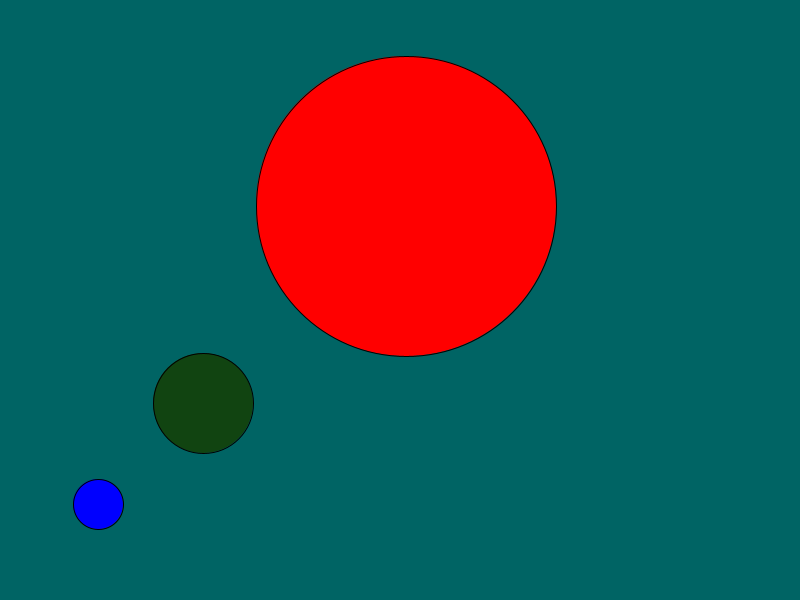
Frame 1 (no input)
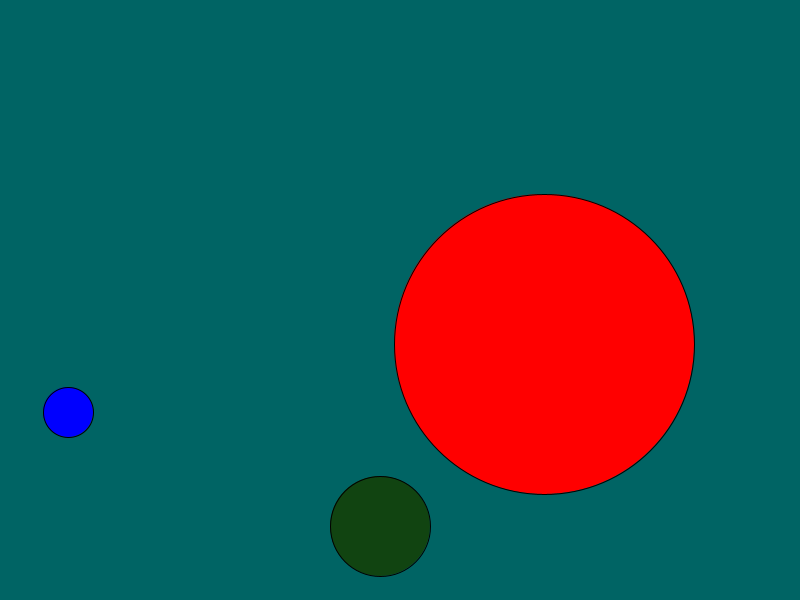
Frame 60 (the mouse pressed at the canvas centre just before this capture)
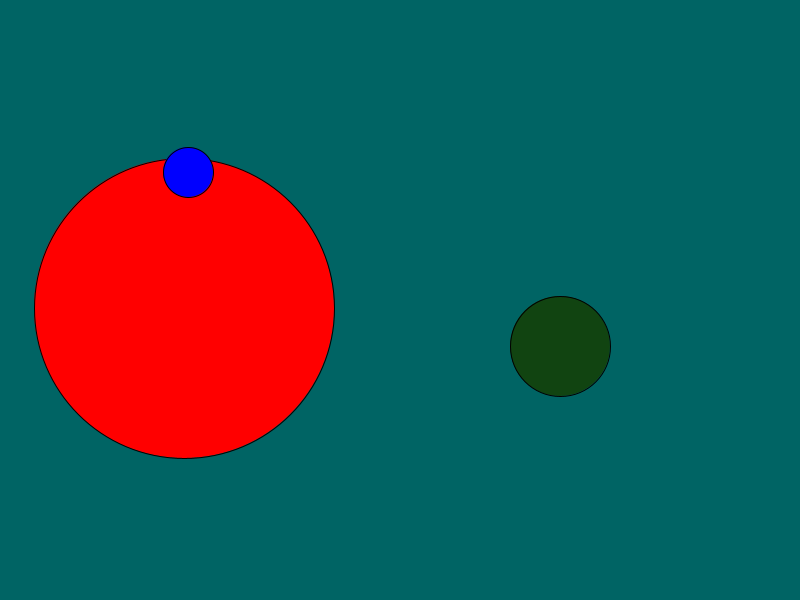
Frame 120 (the mouse held since frame 60 and released just before this capture)

The Processing sketch that drew these frames (run headless with seeded random() and noise(); from frame 60 on, the mouse is pressed at the canvas centre):

// Processing sketch: Q2
// ── Q2.pde
// A List to store all of the balls.
ArrayList<Ball> balls;

void setup()
{
  size(800, 600);
  background(0, 100, 100);

  balls = new ArrayList<Ball>();

  balls.add(new Ball(200, 400, 50, #114411, 3, 3));
  balls.add(new Ball(400, 200, 150, #FF0000, 6, 6));
  balls.add(new Ball(100, 500, 25, #0000FF, -2, 4));
  println("The size of balls is: " + balls.size());
}


void draw()
{
  background(0, 100, 100);

  for ( Ball currentBall : balls)
  {
    currentBall.move();
    currentBall.draw();
  }
}

void mouseReleased() {
  balls.add(new Ball(mouseX, mouseY, int(random(25,100)), (color)(random(#FFFFFF)),int(random(-5,6)), int(random(-5,6))));
}

// Goes in the Ball tab

// ── Ball.pde

class Ball
{
  // Location
  int x;
  int y;

  int radius; // Size

  // Speed for moving the ball
  int xSpeed;
  int ySpeed;

  // Color
  color colour;

  Ball(int xArg, int yArg, int radiusArg, color colourArg, int xSpeedArg, int ySpeedArg)
  {
    x = xArg;
    y = yArg;
    radius = radiusArg;
    colour = colourArg;
    xSpeed = xSpeedArg;
    ySpeed = ySpeedArg;
  }

  void draw()
  {
    fill(colour);
    ellipse(x, y, radius*2, radius*2);
  }

  void move()
  {
    // Move the ball
    x=x+xSpeed;
    y=y+ySpeed;

    // Check to see if the ball is hitting an edge.
    // See if the face is at the right side.
    if (x+radius>width)
    {
      // At the right side
      xSpeed = -1*abs(xSpeed);
    } else if (x<radius)
    {
      // At the left side
      xSpeed = abs(xSpeed);
    }

    // See if the face is at the bottom or top.
    if (y+radius>height)
    {
      // At the bottom side
      ySpeed = -1*abs(ySpeed);
    } else if (y<radius)
    {
      // At the top side
      ySpeed = abs(ySpeed);
    }
  }
}
